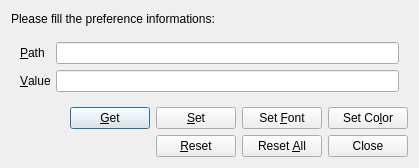
<?xml version="1.0" encoding="UTF-8"?>
<ui version="4.0">
 <class>ns::PreferenceDialog</class>
 <widget class="QDialog" name="ns::PreferenceDialog">
  <property name="geometry">
   <rect>
    <x>0</x>
    <y>0</y>
    <width>419</width>
    <height>168</height>
   </rect>
  </property>
  <property name="windowTitle">
   <string>Preference</string>
  </property>
  <layout class="QVBoxLayout" name="dialogLayout">
   <item>
    <widget class="QLabel" name="promptLabel">
     <property name="text">
      <string>Please fill the preference informations:</string>
     </property>
    </widget>
   </item>
   <item>
    <widget class="QWidget" name="formPanel" native="true">
     <layout class="QFormLayout" name="formPanelLayout">
      <item row="1" column="0">
       <widget class="QLabel" name="pathLabel">
        <property name="text">
         <string>&amp;Path</string>
        </property>
        <property name="buddy">
         <cstring>pathEdit</cstring>
        </property>
       </widget>
      </item>
      <item row="1" column="1">
       <widget class="QLineEdit" name="pathEdit"/>
      </item>
      <item row="2" column="0">
       <widget class="QLabel" name="valueLabel">
        <property name="text">
         <string>&amp;Value</string>
        </property>
        <property name="buddy">
         <cstring>valueEdit</cstring>
        </property>
       </widget>
      </item>
      <item row="2" column="1">
       <widget class="QLineEdit" name="valueEdit"/>
      </item>
     </layout>
    </widget>
   </item>
   <item>
    <layout class="QHBoxLayout" name="opLayout1">
     <item>
      <spacer name="spacer1">
       <property name="orientation">
        <enum>Qt::Horizontal</enum>
       </property>
       <property name="sizeHint" stdset="0">
        <size>
         <width>40</width>
         <height>20</height>
        </size>
       </property>
      </spacer>
     </item>
     <item>
      <widget class="QPushButton" name="getButton">
       <property name="text">
        <string>&amp;Get</string>
       </property>
      </widget>
     </item>
     <item>
      <widget class="QPushButton" name="setButton">
       <property name="text">
        <string>&amp;Set</string>
       </property>
      </widget>
     </item>
     <item>
      <widget class="QPushButton" name="setFontButton">
       <property name="text">
        <string>Set &amp;Font</string>
       </property>
      </widget>
     </item>
     <item>
      <widget class="QPushButton" name="setColorButton">
       <property name="text">
        <string>Set Co&amp;lor</string>
       </property>
      </widget>
     </item>
    </layout>
   </item>
   <item>
    <layout class="QHBoxLayout" name="opLayout2">
     <item>
      <spacer name="spacer2">
       <property name="orientation">
        <enum>Qt::Horizontal</enum>
       </property>
       <property name="sizeHint" stdset="0">
        <size>
         <width>40</width>
         <height>20</height>
        </size>
       </property>
      </spacer>
     </item>
     <item>
      <widget class="QPushButton" name="resetButton">
       <property name="text">
        <string>&amp;Reset</string>
       </property>
      </widget>
     </item>
     <item>
      <widget class="QPushButton" name="resetAllButton">
       <property name="text">
        <string>Reset &amp;All</string>
       </property>
      </widget>
     </item>
     <item>
      <widget class="QDialogButtonBox" name="buttonBox">
       <property name="sizePolicy">
        <sizepolicy hsizetype="Fixed" vsizetype="Fixed">
         <horstretch>0</horstretch>
         <verstretch>0</verstretch>
        </sizepolicy>
       </property>
       <property name="orientation">
        <enum>Qt::Horizontal</enum>
       </property>
       <property name="standardButtons">
        <set>QDialogButtonBox::Close</set>
       </property>
      </widget>
     </item>
    </layout>
   </item>
  </layout>
 </widget>
 <tabstops>
  <tabstop>pathEdit</tabstop>
  <tabstop>valueEdit</tabstop>
  <tabstop>getButton</tabstop>
  <tabstop>setButton</tabstop>
  <tabstop>setFontButton</tabstop>
  <tabstop>setColorButton</tabstop>
  <tabstop>resetButton</tabstop>
  <tabstop>resetAllButton</tabstop>
  <tabstop>buttonBox</tabstop>
 </tabstops>
 <resources/>
 <connections>
  <connection>
   <sender>buttonBox</sender>
   <signal>accepted()</signal>
   <receiver>ns::PreferenceDialog</receiver>
   <slot>accept()</slot>
   <hints>
    <hint type="sourcelabel">
     <x>257</x>
     <y>184</y>
    </hint>
    <hint type="destinationlabel">
     <x>157</x>
     <y>274</y>
    </hint>
   </hints>
  </connection>
  <connection>
   <sender>buttonBox</sender>
   <signal>rejected()</signal>
   <receiver>ns::PreferenceDialog</receiver>
   <slot>reject()</slot>
   <hints>
    <hint type="sourcelabel">
     <x>325</x>
     <y>184</y>
    </hint>
    <hint type="destinationlabel">
     <x>286</x>
     <y>274</y>
    </hint>
   </hints>
  </connection>
 </connections>
</ui>
